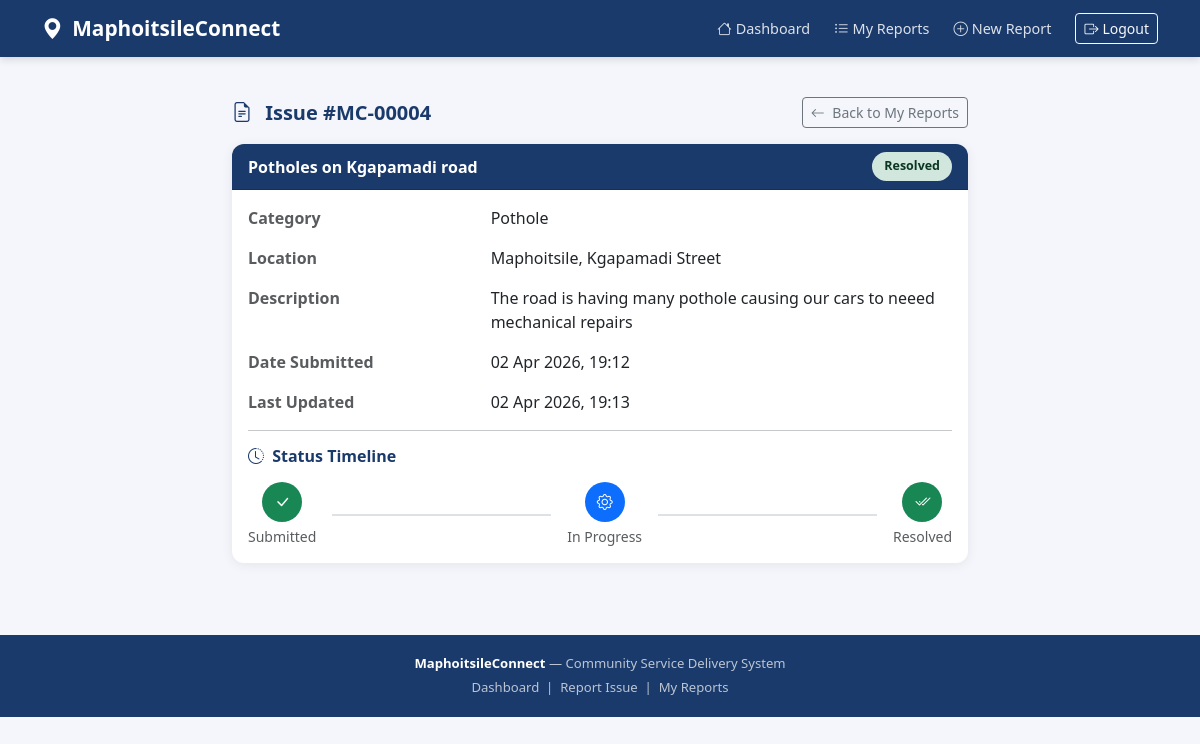
Screenshot of /reports/4/ (signed in) with the database file from the repository.
### app/models.py (models this page shows, shortened)
class Issue(models.Model):
    CATEGORY_CHOICES = [
        ('water_leak',   'Water Leak'),
        ('electricity',  'Electricity Fault'),
        ('pothole',      'Pothole'),
        ('waste',        'Waste Collection'),
        ('water_outage', 'Water Outage'),
        ('other',        'Other'),
    ]
    STATUS_CHOICES = [
        ('pending',     'Pending'),
        ('in_progress', 'In Progress'),
        ('resolved',    'Resolved'),
    ]
    user        = models.ForeignKey(User, on_delete=models.CASCADE)
    title       = models.CharField(max_length=200)
    category    = models.CharField(max_length=50, choices=CATEGORY_CHOICES)
    description = models.TextField()
    location    = models.CharField(max_length=255)
    image       = models.ImageField(upload_to='issues/', blank=True, null=True)
    status      = models.CharField(max_length=20, choices=STATUS_CHOICES, default='pending')
    created_at  = models.DateTimeField(auto_now_add=True)
    updated_at  = models.DateTimeField(auto_now=True)
    class Meta:
        ordering = ['-created_at']

### app/views.py (the view)
# urls.py: path('reports/<int:pk>/',         views.issue_detail, name='issue_detail'),
@login_required
def issue_detail(request, pk):
    issue = get_object_or_404(Issue, pk=pk, user=request.user)
    return render(request, 'reports/issue_detail.html', {'issue': issue})

### app/templates/reports/issue_detail.html (shortened to what this page needs)
{% extends 'reports/base.html' %}
{% block content %}
<div class="row justify-content-center">
  <div class="col-md-8">
    <div class="d-flex justify-content-between align-items-center mb-3">
      <h5 class="fw-bold mb-0" style="color:#1a3a6b;">
        <i class="bi bi-file-earmark-text me-2"></i>
        Issue #MC-{{ issue.pk|stringformat:"05d" }}
      </h5>
      <a href="{% url 'issue_list' %}"
         class="btn btn-outline-secondary btn-sm">
        <i class="bi bi-arrow-left me-1"></i> Back to My Reports
      </a>
    </div>
    <div class="card">
      <div class="card-header d-flex justify-content-between align-items-center"
           style="background:#1a3a6b; color:#fff;">
        <span>{{ issue.title }}</span>
        {% if issue.status == 'pending' %}
          <span class="badge-pending">Pending</span>
        {% elif issue.status == 'in_progress' %}
          <span class="badge-progress">In Progress</span>
        {% else %}
          <span class="badge-resolved">Resolved</span>
        {% endif %}
      </div>
      <div class="card-body">
        <div class="row mb-3">
          <div class="col-sm-4 text-muted fw-semibold">Category</div>
          <div class="col-sm-8">{{ issue.get_category_display }}</div>
        </div>
        <div class="row mb-3">
          <div class="col-sm-4 text-muted fw-semibold">Location</div>
          <div class="col-sm-8">{{ issue.location }}</div>
        </div>
        <div class="row mb-3">
          <div class="col-sm-4 text-muted fw-semibold">Description</div>
          <div class="col-sm-8">{{ issue.description }}</div>
        </div>
        <div class="row mb-3">
          <div class="col-sm-4 text-muted fw-semibold">Date Submitted</div>
          <div class="col-sm-8">{{ issue.created_at|date:"d M Y, H:i" }}</div>
        </div>
        <div class="row mb-3">
          <div class="col-sm-4 text-muted fw-semibold">Last Updated</div>
          <div class="col-sm-8">{{ issue.updated_at|date:"d M Y, H:i" }}</div>
        </div>
        <hr/>
        <h6 class="fw-bold mb-3" style="color:#1a3a6b;">
          <i class="bi bi-clock-history me-1"></i> Status Timeline
        </h6>
        <div class="d-flex align-items-center gap-3 flex-wrap">
          <div class="text-center">
            <div style="width:40px; height:40px; border-radius:50%;
                        background:#198754; display:flex;
                        align-items:center; justify-content:center;
                        margin:0 auto;">
              <i class="bi bi-check-lg text-white"></i>
            </div>
            <small class="d-block mt-1 text-muted">Submitted</small>
          </div>
          <div style="flex:1; height:2px; background:#dee2e6;
                      min-width:30px;"></div>
          <div class="text-center">
            <div style="width:40px; height:40px; border-radius:50%;
                        background:{% if issue.status == 'in_progress' or issue.status == 'resolved' %}#0d6efd{% else %}#dee2e6{% endif %};
                        display:flex; align-items:center;
                        justify-content:center; margin:0 auto;">
              <i class="bi bi-gear
                {% if issue.status == 'in_progress' or issue.status == 'resolved' %}
                  text-white
                {% else %}
                  text-muted
                {% endif %}"></i>
            </div>
            <small class="d-block mt-1 text-muted">In Progress</small>
          </div>
          <div style="flex:1; height:2px; background:#dee2e6;
                      min-width:30px;"></div>
          <div class="text-center">
            <div style="width:40px; height:40px; border-radius:50%;
                        background:{% if issue.status == 'resolved' %}#198754{% else %}#dee2e6{% endif %};
                        display:flex; align-items:center;
                        justify-content:center; margin:0 auto;">
              <i class="bi bi-check2-all
                {% if issue.status == 'resolved' %}
                  text-white
                {% else %}
                  text-muted
                {% endif %}"></i>
            </div>
            <small class="d-block mt-1 text-muted">Resolved</small>
          </div>
        </div>
      </div>
    </div>
  </div>
</div>
{% endblock %}

### app/templates/reports/base.html (style rules this page uses)
body { background: #f4f6fb; font-family: 'Segoe UI', sans-serif; }
.card { border: none; border-radius: 12px; box-shadow: 0 2px 12px rgba(0,0,0,0.07); }
.card-header { border-radius: 12px 12px 0 0 !important; font-weight: 600; }
.badge-resolved { background:#d1e7dd; color:#0a3622; padding:5px 12px; border-radius:20px; font-size:0.78rem; font-weight:600; display:inline-block; }

### rows the page displays
Issue: pk "00004", title "Potholes on Kgapamadi road", category "Pothole", location "Maphoitsile, Kgapamadi Street", description "The road is having many pothole causing our cars to neeed mechanical repairs", created_at "02 Apr 2026, 19:12", updated_at "02 Apr 2026, 19:13"
